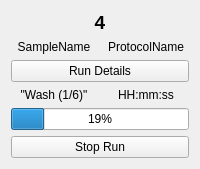
          <widget class="QWidget" name="S4Page1">
           <layout class="QGridLayout" name="gridLayout_32">
            <item row="0" column="0" colspan="2">
             <widget class="QLabel" name="label_81">
              <property name="sizePolicy">
               <sizepolicy hsizetype="MinimumExpanding" vsizetype="Fixed">
                <horstretch>0</horstretch>
                <verstretch>0</verstretch>
               </sizepolicy>
              </property>
              <property name="font">
               <font>
                <pointsize>14</pointsize>
                <weight>75</weight>
                <bold>true</bold>
               </font>
              </property>
              <property name="text">
               <string>4</string>
              </property>
              <property name="alignment">
               <set>Qt::AlignCenter</set>
              </property>
             </widget>
            </item>
            <item row="1" column="0">
             <widget class="QLabel" name="label_82">
              <property name="sizePolicy">
               <sizepolicy hsizetype="MinimumExpanding" vsizetype="Fixed">
                <horstretch>0</horstretch>
                <verstretch>0</verstretch>
               </sizepolicy>
              </property>
              <property name="text">
               <string>SampleName</string>
              </property>
              <property name="alignment">
               <set>Qt::AlignCenter</set>
              </property>
             </widget>
            </item>
            <item row="1" column="1">
             <widget class="QLabel" name="label_83">
              <property name="sizePolicy">
               <sizepolicy hsizetype="MinimumExpanding" vsizetype="Fixed">
                <horstretch>0</horstretch>
                <verstretch>0</verstretch>
               </sizepolicy>
              </property>
              <property name="text">
               <string>ProtocolName</string>
              </property>
              <property name="alignment">
               <set>Qt::AlignCenter</set>
              </property>
             </widget>
            </item>
            <item row="2" column="0" colspan="2">
             <widget class="QPushButton" name="pushButton_41">
              <property name="sizePolicy">
               <sizepolicy hsizetype="MinimumExpanding" vsizetype="Fixed">
                <horstretch>0</horstretch>
                <verstretch>0</verstretch>
               </sizepolicy>
              </property>
              <property name="text">
               <string>Run Details</string>
              </property>
              <property name="autoDefault">
               <bool>false</bool>
              </property>
              <property name="default">
               <bool>false</bool>
              </property>
              <property name="flat">
               <bool>false</bool>
              </property>
             </widget>
            </item>
            <item row="3" column="0">
             <widget class="QLabel" name="label_84">
              <property name="sizePolicy">
               <sizepolicy hsizetype="MinimumExpanding" vsizetype="Fixed">
                <horstretch>0</horstretch>
                <verstretch>0</verstretch>
               </sizepolicy>
              </property>
              <property name="text">
               <string>&quot;Wash (1/6)&quot;</string>
              </property>
              <property name="alignment">
               <set>Qt::AlignCenter</set>
              </property>
             </widget>
            </item>
            <item row="3" column="1">
             <widget class="QLabel" name="label_85">
              <property name="sizePolicy">
               <sizepolicy hsizetype="MinimumExpanding" vsizetype="Fixed">
                <horstretch>0</horstretch>
                <verstretch>0</verstretch>
               </sizepolicy>
              </property>
              <property name="text">
               <string>HH:mm:ss</string>
              </property>
              <property name="alignment">
               <set>Qt::AlignCenter</set>
              </property>
             </widget>
            </item>
            <item row="4" column="0" colspan="2">
             <widget class="QProgressBar" name="progressBar_11">
              <property name="enabled">
               <bool>true</bool>
              </property>
              <property name="sizePolicy">
               <sizepolicy hsizetype="MinimumExpanding" vsizetype="Fixed">
                <horstretch>0</horstretch>
                <verstretch>0</verstretch>
               </sizepolicy>
              </property>
              <property name="value">
               <number>19</number>
              </property>
              <property name="textVisible">
               <bool>true</bool>
              </property>
              <property name="format">
               <string>%p%</string>
              </property>
             </widget>
            </item>
            <item row="5" column="0" colspan="2">
             <widget class="QPushButton" name="pushButton_42">
              <property name="sizePolicy">
               <sizepolicy hsizetype="MinimumExpanding" vsizetype="Fixed">
                <horstretch>0</horstretch>
                <verstretch>0</verstretch>
               </sizepolicy>
              </property>
              <property name="text">
               <string>Stop Run</string>
              </property>
             </widget>
            </item>
           </layout>
          </widget>
